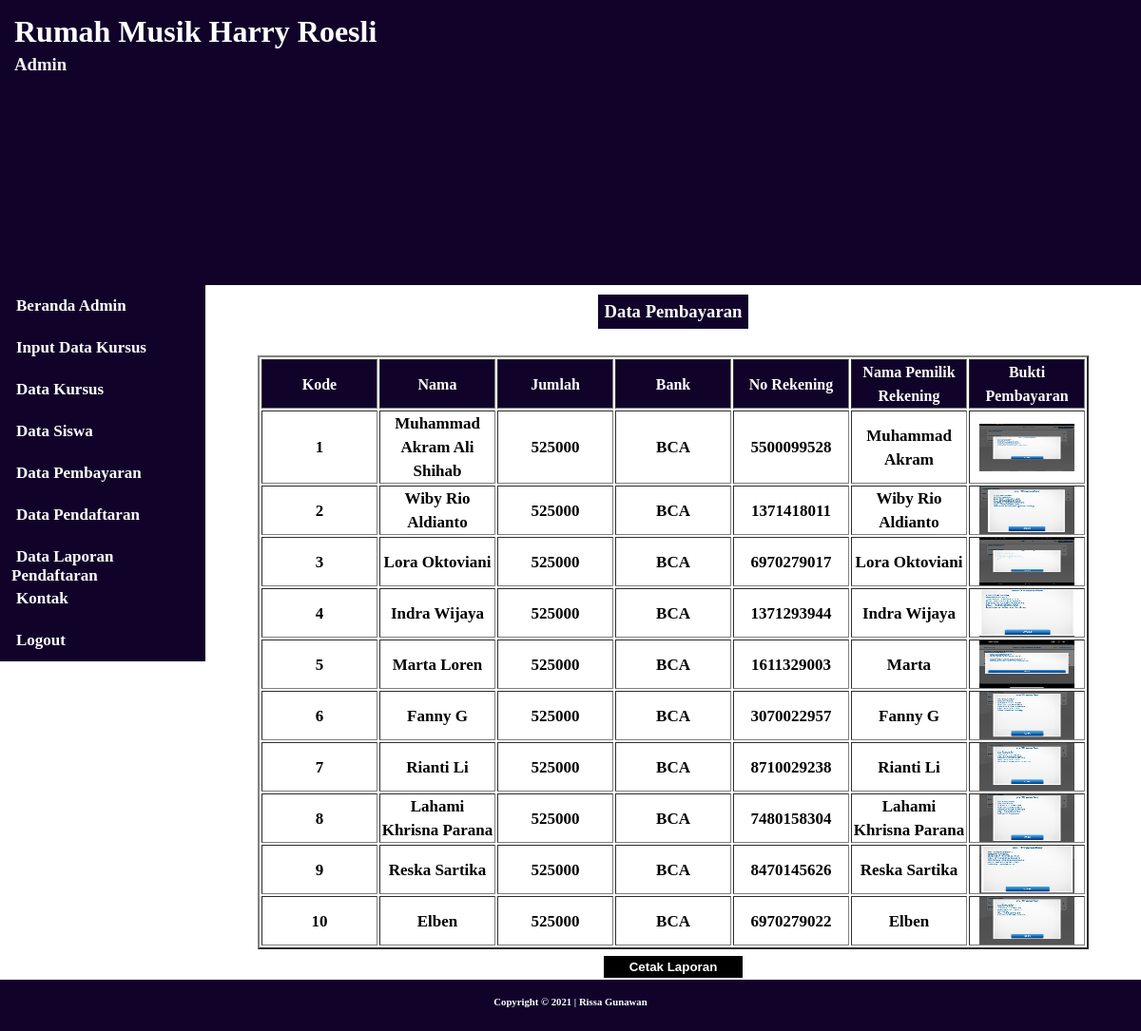
Page /admin/databayar.php (signed in) on the earlier database version.
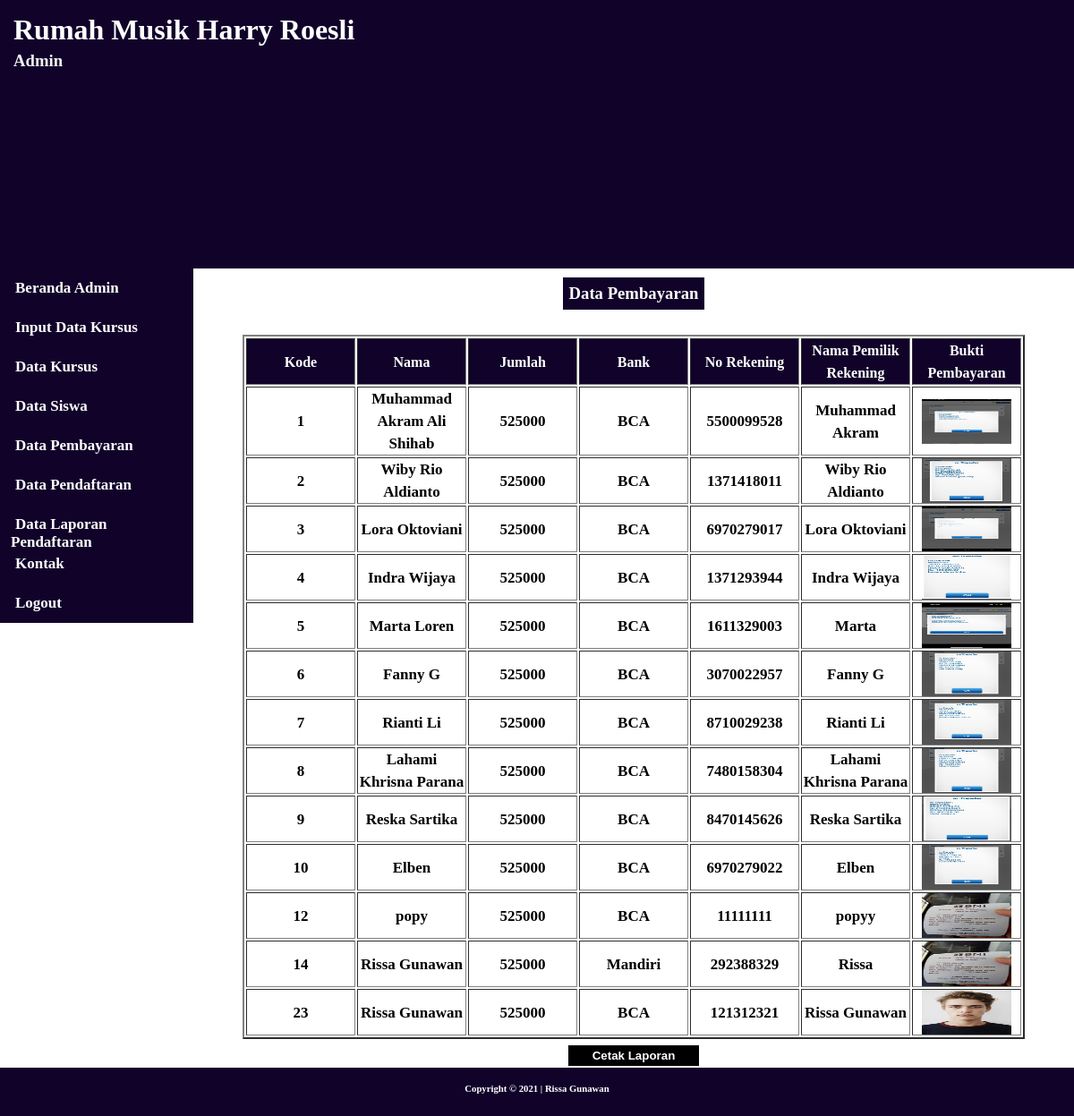
Same page on the later database version.
### tables this page shows
CREATE TABLE `pembayaran` (
  `idpesan` int(11) NOT NULL,
  `nama` varchar(50) NOT NULL,
  `harga` int(11) NOT NULL,
  `bank` varchar(10) NOT NULL,
  `norek` varchar(15) NOT NULL,
  `namarek` varchar(50) NOT NULL,
  `gambar` varchar(1000) NOT NULL
);

### admin/databayar.php (the view)
<?php
	require_once "view/header.php";
?>
	<aside>
		<center>
			<h3>Data Pembayaran</h3>
			<div id="kanan">
				<table border="2px solid black">
				<tr style="background: #11022a; color: white;">
					<th>Kode</th>
					<th>Nama</th>
					<th>Jumlah</th>
					<th>Bank</th>
					<th>No Rekening</th>
					<th>Nama Pemilik Rekening</th>
					<th>Bukti Pembayaran</th>
				</tr>
				<?php
					$sql = $pdo->query("SELECT * FROM pembayaran");
			  		while ($caridata = $sql->fetch()) {
			  		$id = $caridata['idpesan'];
			  		$nama = $caridata['nama'];
			  		$harga = $caridata['harga'];
			  		$bank = $caridata['bank'];
			  		$norek = $caridata['norek'];
			  		$namarek = $caridata['namarek'];
			  		$gambar = $caridata['gambar'];
  				?>
				<tr align="center">
					<td><?php echo $id ?></td>
					<td><?php echo $nama ?></td>
					<td><?php echo $harga ?></td>
					<td><?php echo $bank ?></td>
					<td><?php echo $norek ?></td>
					<td><?php echo $namarek ?></td>
					<td><a href="../simpangambar/<?php echo $gambar ?>" target="_blank"><img src="../simpangambar/<?php echo $gambar ?>" width="100px" height="50px"/></a></td>
				</tr>
				<?php
			  	}
			  ?>
			  </table>
			  <a href="laporan-pembayaran" target="_blank"><button id="laporan" style="width:150px;background:black;color:white;font-weight:bold;padding:4px;border:2px solid white; margin-top: 5px;">Cetak Laporan</button></a>
			</div>
		</center>
	</aside>
<?php
	require_once "view/footer.php"
?>

### admin/view/header.php (shortened to what this page needs)
<html>
<head>
	<link rel="stylesheet" href="css/stylesss.css" type="text/css"/>
</head>
<body>
	<header>
		<h1 class="judul">Rumah Musik Harry Roesli</h1>
		<h3 class="desc">Admin</h3>
	</header>
	<nav>
	</nav>
	<main>
		<ul>
			<li><a href="beranda" class="kiri">Beranda Admin</a></li>
			<li><a href="inputkamar" class="kiri">Input Data Kursus</a></li>
			<li><a href="datakamar" class="kiri">Data Kursus</a></li>
			<li><a href="datauser" class="kiri">Data Siswa</a></li>
			<li><a href="databayar" class="kiri">Data Pembayaran</a></li>
			<li><a href="konfirmasi" class="kiri">Data Pendaftaran</a></li>
			<li><a href="transaksiberhasil" class="kiri">Data Laporan Pendaftaran</a></li>
			<li><a href="kontak" class="kiri">Kontak</a></li>
			<li><a href="fungsi/proseskeluar" class="kiri">Logout</a></li>
		</ul>
	</main>

### admin/view/footer.php
	<footer>
		<h6>Copyright &copy; 2021 | Rissa Gunawan</h6>
	</footer>
</body>
</html>

### admin/css/stylesss.css (style rules this page uses)
* { margin: 0; padding: 0; }
header, nav, footer { max-width: 100%; }
header { height: 250px; background: #11022a; background-size:cover; }
nav { height: 50px; background: #11022a; }
main { width: 18%; height: auto; float: left; background: #11022a; }
aside { width: 82%; height: auto; background-color: white; float: left; }
footer { height: 50px; background: #11022a; border: 2px solid #11022a; clear: both; }
ul li { list-style: none; }
.judul { padding-top: 15px; margin-left: 15px; color: white; }
.desc { margin-left: 15px; color: #F2F2F2; padding-top: 5px; }
.kiri { text-decoration: none; list-style: none; color: white; font-weight: bold; font-size:17px; margin-left: 5px; height: 20px; }
main ul li { background: #11022a; height: 20px; border: 2px solid rgb(17, 2, 42); padding: 10px; }
main ul li a { margin-bottom: 10px; }
main ul { margin-top:0px; }
h6 { text-align: center; color: white; padding-top: 15px; }
table tr { line-height: 25px; }
table { margin-top:20px; font-size:16px; font-weight:bold; }
table tr td { font-weight:bold; width: 120px; font-size: 17px; }
aside h3 { margin-top: 10px; margin-bottom: 8px; padding: 5px; border: 2px solid #11022a; background: #11022a; color: #ffffff; display: inline-block; }

Differences in the rows shown:
added pembayaran: idpesan "12", nama "popy", harga "525000", bank "BCA", norek "11111111", namarek "popyy", gambar (picture)
added pembayaran: idpesan "14", nama "Rissa Gunawan", harga "525000", bank "Mandiri", norek "292388329", namarek "Rissa", gambar (picture)
added pembayaran: idpesan "23", nama "Rissa Gunawan", harga "525000", bank "BCA", norek "121312321", namarek "Rissa Gunawan", gambar (picture)
